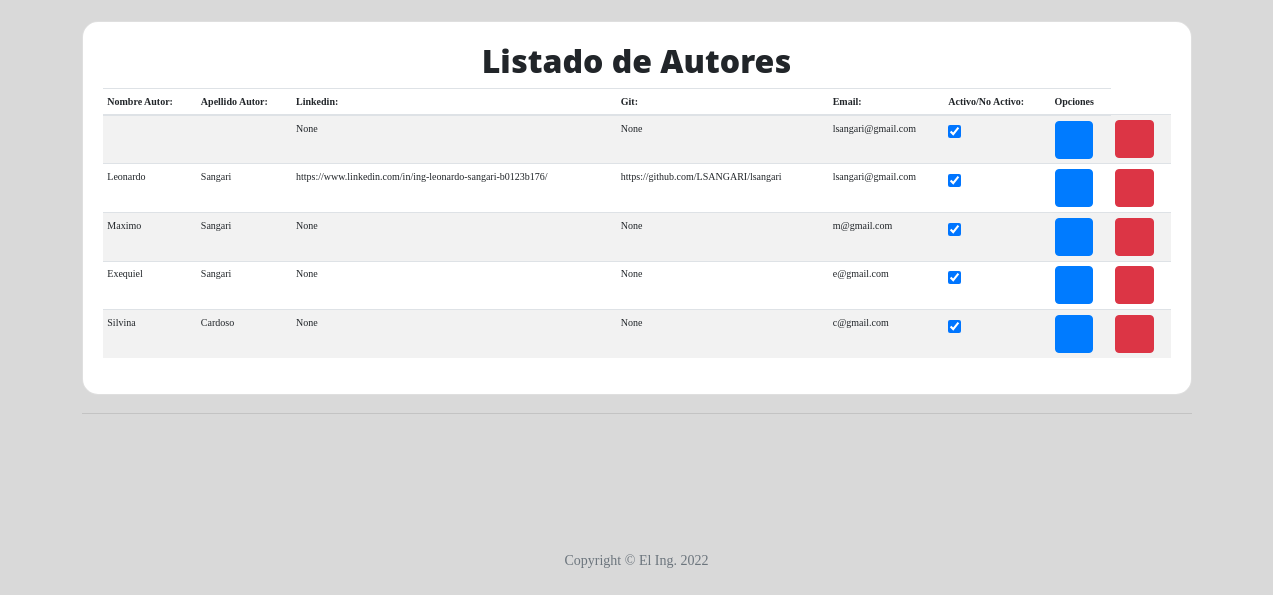
The app's page /autores/ (signed in, lower part), older data.
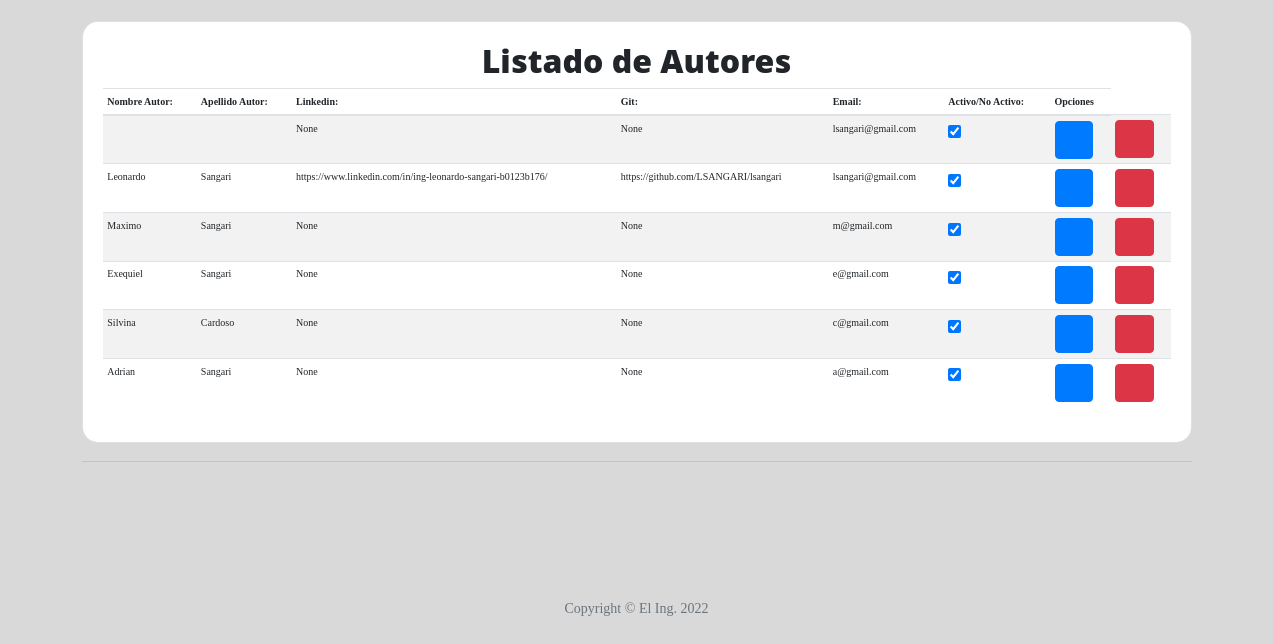
The same page, newer data.
### Blog/models.py (models this page shows, shortened)
class Autor(models.Model):
    username = models.OneToOneField(User, on_delete=models.CASCADE,  null=True, blank=True)
    nombre = models.CharField('Nombre Autor', max_length=255, null= False, blank=False)
    apellido = models.CharField('Apellido Autor', max_length=255, null= False, blank=False)
    linkedin = models.URLField('linkedin', null=True, blank=True)
    git = models.URLField('git', null=True, blank=True)
    correo = models.EmailField('Email', null=False, blank=False)
    estado = models.BooleanField('Activo/No Activo', default = True)
    fecha_creacion = models.DateField('Fecha de Creacion', auto_now = False,auto_now_add = True)
    class Meta:
        verbose_name='Autor'
        verbose_name_plural='Autores'

### Blog/views.py (the view)
# urls.py: path('', home, name='index'),
    def index(request):
        autor = formAutor()
        autores = Autor.objects.all()
        return render(request, 'autores.html', {'form':autor, 'autores':autores})

### Blog/forms.py
class formAutor(forms.ModelForm):
    class Meta:
        model=Autor
        fields = '__all__'

### Templates/autores.html (shortened to what this page needs)
{% extends 'index.html' %}
{% load static %}
{% load crispy_forms_tags %}
{% block contenido %}
<br>
<div class="card  text-black" style="border-radius: 1rem;">
  <div class="card-body">
   <div >
          <div class=''>
           <center> <h2>Listado de Autores</h2></center>
           <div class="table-responsive">
              <table class='table table-striped table-hover table-sm'>
                <thead>
                  <tr>
                    <th>Nombre Autor:</th>
                    <th>Apellido Autor:</th>
                    <th>Linkedin:</th>
                    <th>Git:</th>
                    <th>Email:</th>
                    <th>Activo/No Activo:</th>
                    <th colspan="">Opciones</th>
                  </tr>
                </thead>
                <tbody>
                  {% for autor in autores %}
                      <tr>
                          <td>{{autor.nombre}}</td>
                          <td>{{autor.apellido}}</td>
                          <td>{{autor.linkedin}}</td>
                          <td>{{autor.git}}</td>
                          <td>{{autor.correo}}</td>
                          <td>
                          {% if autor.estado == True %}
                          <div class="form-check">
                            <input class="form-check-input" type="checkbox" onclick="return false;" name="estado" value="{{autor.estado}}" id="estado" checked>
                          </div>
                            {% else %}
                          <div class="form-check">
                            <input class="form-check-input" type="checkbox" onclick="return false;" name="estado" value="{{autor.estado}}" id="estado" >
                          </div>
                            {% endif %}
                          </td>
                          {% if user.is_authenticated%}
                          <td><a href="{% url 'Blog:editarAutor' autor.id %}" class="btn btn-primary"><i class="fas fa-edit"></i></a></td>
                          <td><a href="{% url 'Blog:eliminarAutor' autor.id %}" class="btn btn-danger"><i class="fas fa-trash-alt"></i></a></td>
                          {% endif %}
                      </tr>
                  {%endfor%}
                </tbody>
              </table>
            </div>
          </div>
        </div>
      </div>
{% endblock contenido %}

### Templates/index.html (shortened to what this page needs)
{% load static %}
<!DOCTYPE html>
<html lang="es">
  <head>
    <link href="{% static 'vendor/bootstrap/css/bootstrap.min.css' %}" rel="stylesheet">
    <link href="{% static 'vendor/fontawesome-free/css/all.min.css' %}" rel="stylesheet" type="text/css">
    <link href="{% static 'css/clean-Blog.css' %}" rel="stylesheet">
  </head>
  <body>
  <br>
    <div class="container">
      <div class="row">
        <div class="col-md-12 mx-auto">
          {% block contenido %}{% endblock contenido %}
        </div>
      </div>
    </div>
   <div class="row">
     <div class="col-md-12 col-lg-12 col-sm-12 col-xs-12">
       <div class="col-md-6 col-sm-6 col-lg-6 col-xs-6 float-left">
       </div>
     </div>
     <div class="col-md-12 col-lg-12 col-sm-12 col-xs-12">
       <div class="col-md-6 col-sm-6 col-lg-6 col-xs-6  float-right">
       </div>
     </div>
   </div>
    <hr>
    <footer>
      <div class="container">
        <div class="row">
          <div class="col-lg-2 col-md-10 mx-auto">
            <ul class="list-inline text-center">
              <li class="list-inline-item">
                <a href="https://www.linkedin.com/in/ing-leonardo-sangari-b0123b176/">
                  <span class="fa-stack fa-lg">
                    <i class="fas fa-circle fa-stack-2x"></i>
                    <i class="fab fa-linkedin -f fa-stack-1x fa-inverse"></i>
                  </span>
                </a>
              </li>
              <li class="list-inline-item">
                <a href="https://github.com/LSANGARI/lsangari">
                  <span class="fa-stack fa-lg">
                    <i class="fas fa-circle fa-stack-2x"></i>
                    <i class="fab fa-github fa-stack-1x fa-inverse"></i>
                  </span>
                </a>
              </li>
            </ul>
            <p class="copyright text-muted">Copyright &copy; El Ing. 2022</p>
          </div>
        </div>
      </div>
    </footer>
  </body>
</html>

### static/css/clean-blog.css (style rules this page uses)
body { font-size: 15px; color: #212529; font-family: 'Lora', 'Times New Roman', serif; background-color:#D9D9D9 !important }
p { line-height: 1.5; margin: 30px 0; }
h1, h2, h3, h4, h5, h6 { font-weight: 800; font-family: 'Open Sans', 'Helvetica Neue', Helvetica, Arial, sans-serif; }
a { color: #212529; -webkit-transition: all 0.2s; transition: all 0.2s; }
footer { padding: 50px 0 65px; }
footer .list-inline { margin: 0; padding: 0; }
footer .copyright { font-size: 14px; margin-bottom: 0; text-align: center; }

### Templates/autores.html (style rules this page uses)
.table { font-size: 10px; }

Row changes from the older to the newer data that the page shows:
added Autor: nombre "Adrian", apellido "Sangari", linkedin "None", git "None", correo "a@gmail.com"
